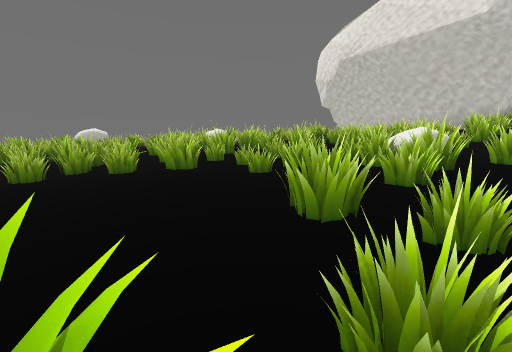
view 1 (above)

24 first-person views from a walk through a level from a Godot 3-D game. The camera is 1.5 m above the floor, tilts 6° down and sees 85° across. The floor is counted in squares, 2 m on a side. Each view is taken from the middle of a square. On the plan, view 1 faces up. The plan holds only what a view shows up to about 10 squares ahead; the rest is blank. The place goes on beyond the plan. Some surface patterns are stand-ins.

view 2
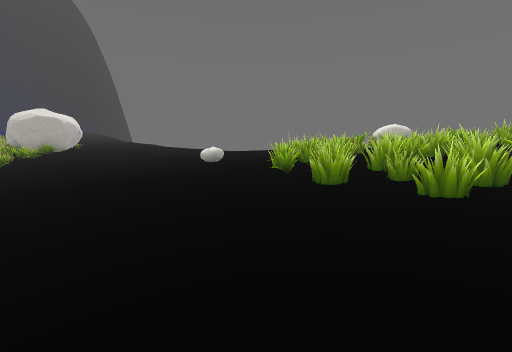

view 3
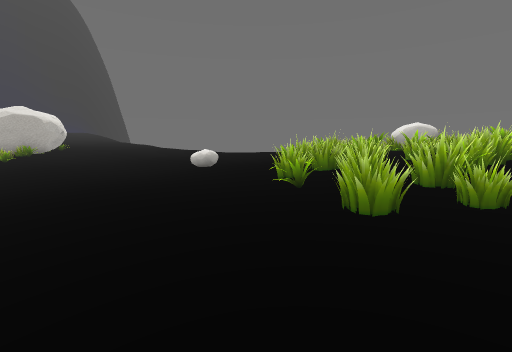

view 4
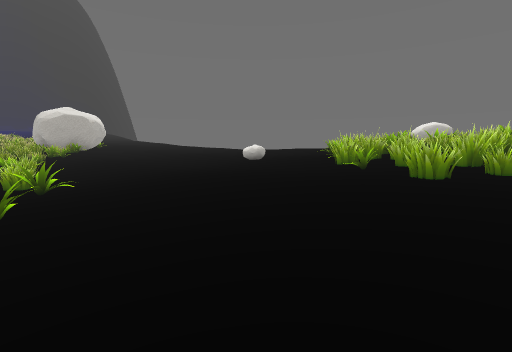

view 5
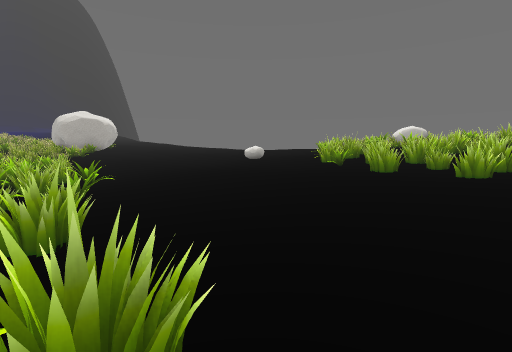

view 6
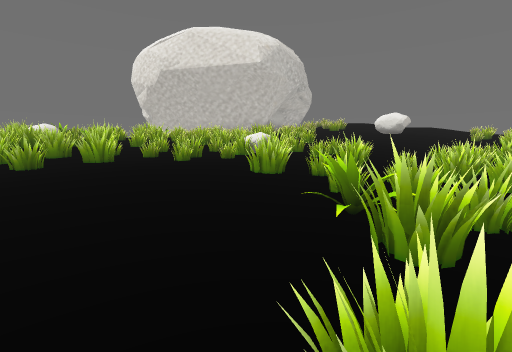

view 7
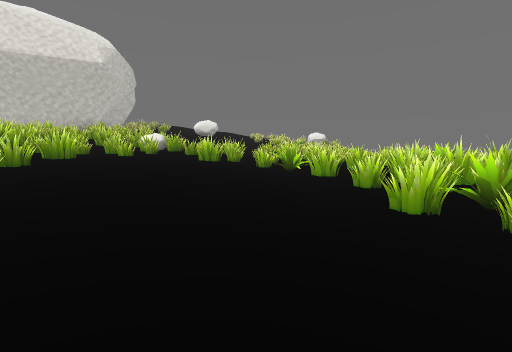

view 8
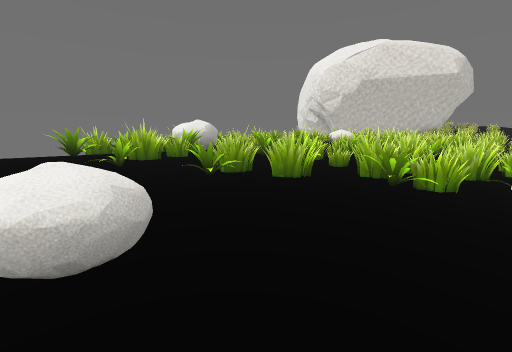

view 9
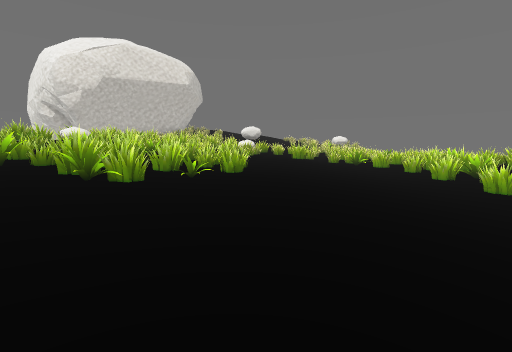

view 10
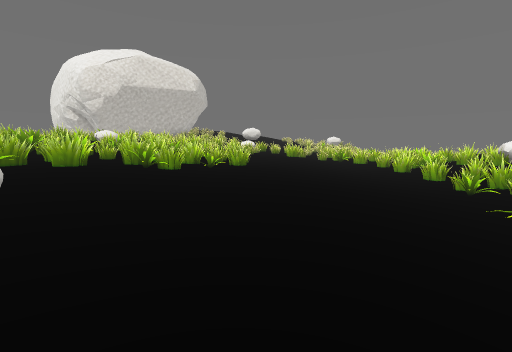

view 11
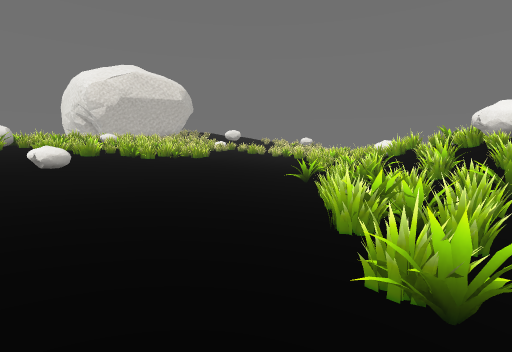

view 12
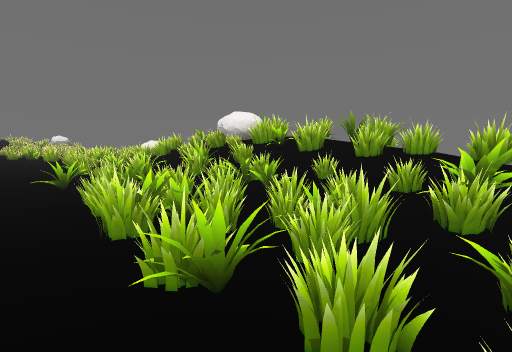

view 13
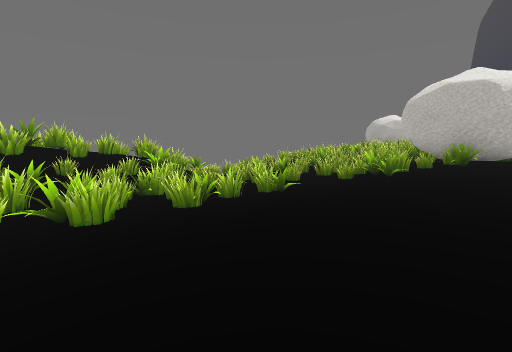

view 14
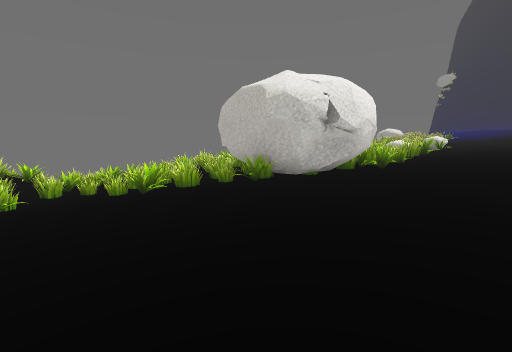

view 15
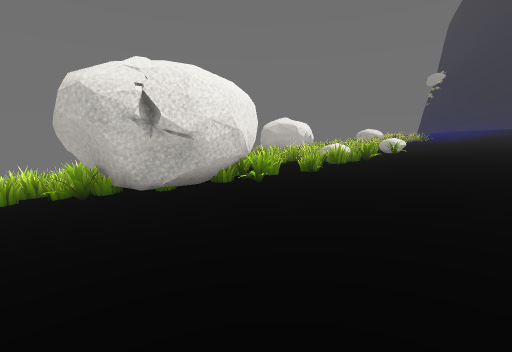

view 16
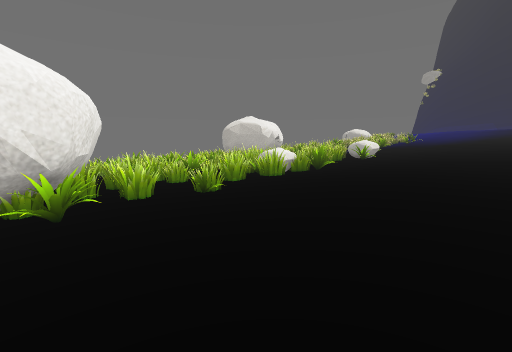

view 17
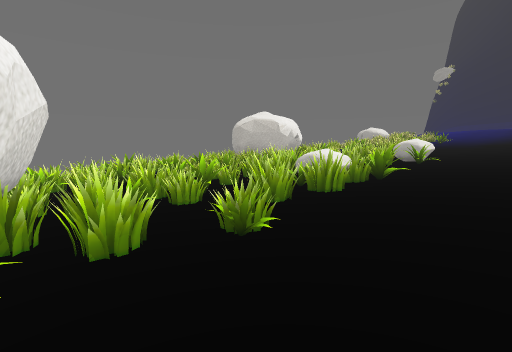

view 18
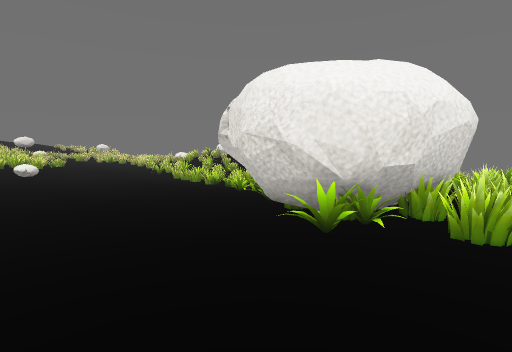

view 19
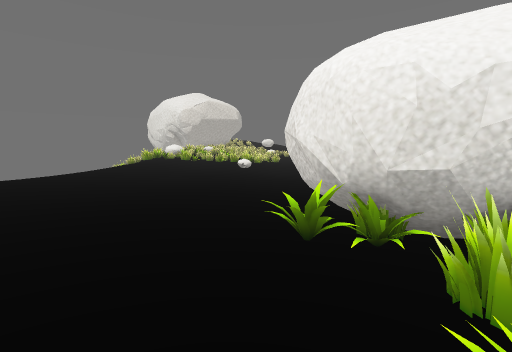

view 20
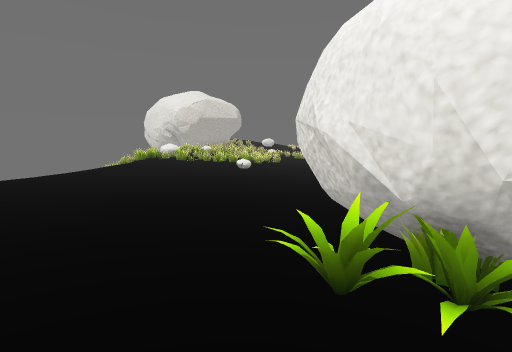

view 21
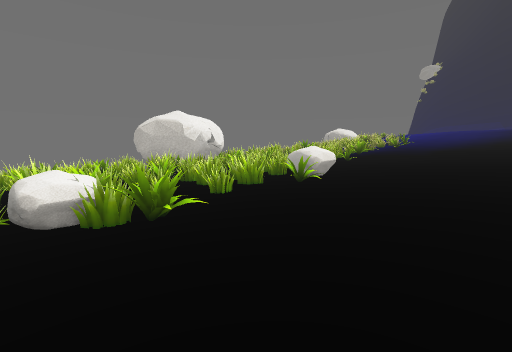

view 22
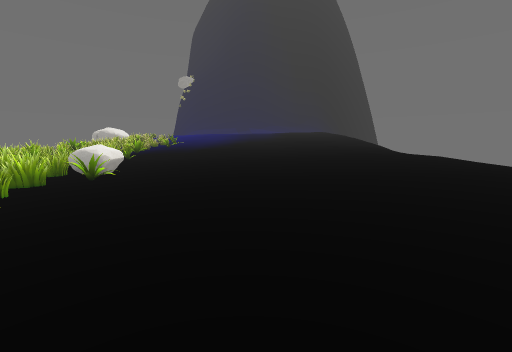

view 23
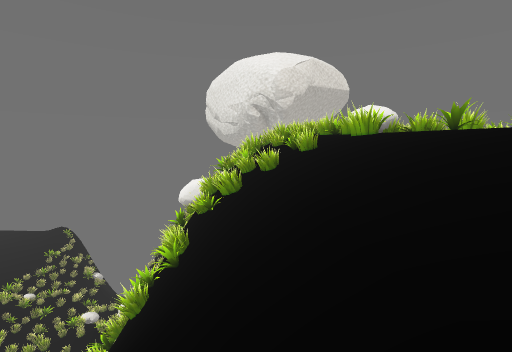

view 24
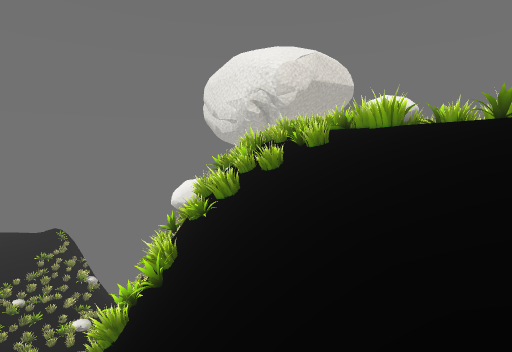

### Floor plan
Key: @ floor where view 1 was taken; # wall or solid block; x gap in a wall; . main floor; : floor 0.5 m higher than the main floor; - floor 0.5 m lower than the main floor; + floor 0.75 m higher than the main floor; * floor 1.25 m higher than the main floor; % floor 1.5 m higher than the main floor; & floor 2 m higher than the main floor; $ floor 2.5 m higher than the main floor; / step, stairs or slope; = window, fence, low wall or low ledge; ^ raised ledge; v drop or lower ground.
Columns run from 37 left of view 1 to 4 right of it. Each row starts with its distance up from view 1.
 20                              vvv
 19                              vvvv
 18                            vvvvvvv
 17                          vvvvvvvvv
 16                          /=vv#v###
 15                       //  ///#####
 14   $&&                     ///=####
 13 $$$$&&                   +/+#####= #=
 12 $$$$$&&          ++++++  ++*/x^#=#=#=
 11 $$$$&&&%        +++++++   +===#====##
 10 $$$$&&&%       ++++++++   ++#==#===^^##
  9 $$$&&&%%%%%%**+++++++++   +++======#==##
  8 $$&&&%%%%%%%**++++++:::  ::+=#===#=#=##=
  7 $$&&%%%%%%%***+++++:::::::^:+####==##==##
  6 $&&&%%%%%%***+/+++:::......:::=###=##==###
  5 &&&%/=%%##*==###+::...........:=#===#===#=
  4 &&%^^#==^^#==####::.............::::+==#==
  3 = %#=#==####=#####=...............:::++===
  2  =##==###=#==####==....----.........::=###
  1 #####========####=.-==###=-.---.......=##=
  0    ###=#===##=###======#==##==/--...#@==##
 -1     ##==#=######=#===########=#===.##==##
 -2      #=##=## #  ====###   ##==##==####===
 -3        === #    #==###     #=#####=#####=
 -4            =      =##      #=##       ##

Positions as (right, up) in squares from view 1, and headings:
1: (0, 0), facing up
2: (-3, 1), facing up-left
3: (-4, 2), facing up-left
4: (-4, 0), facing up-left
5: (-3, -1), facing up-left
6: (-3, -1), facing up-right
7: (-7, 1), facing right
8: (-11, 5), facing up-right
9: (-11, 4), facing right
10: (-13, 4), facing right
11: (-17, 2), facing right
12: (-17, 2), facing down-right
13: (-13, 5), facing down-left
14: (-17, 8), facing down-left
15: (-20, 9), facing down-left
16: (-23, 9), facing down-left
17: (-24, 7), facing down-left
18: (-25, 8), facing down-right
19: (-26, 6), facing right
20: (-25, 6), facing right
21: (-28, 8), facing down-left
22: (-27, 8), facing left
23: (-15, 15), facing right
24: (-14, 15), facing right
